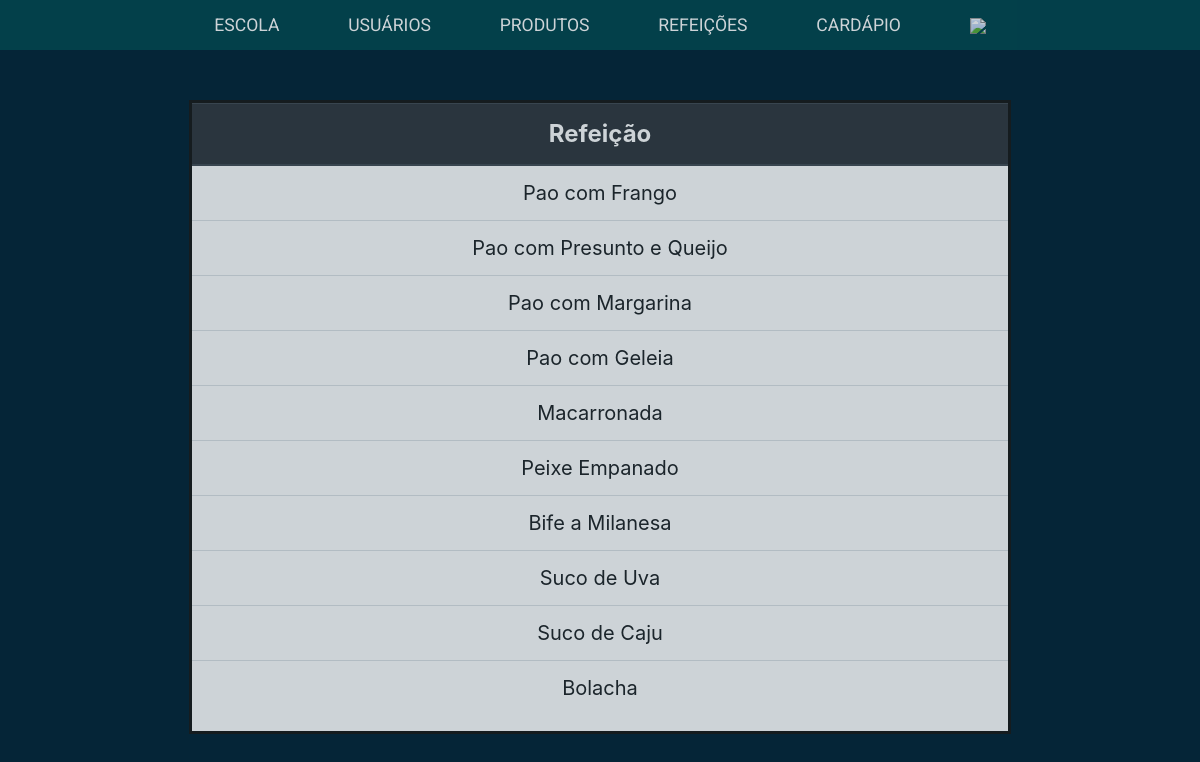
Screenshot of /sec-educacao/refeicao/index.php (signed in) with the database file from the repository.
### tables this page shows
create table Refeicao (
    id int primary key auto_increment,
    nome varchar(64)
);

### sec-educacao/refeicao/index.php (the view, shortened to what this page needs)
<?php
require_once '../../conexao.php';
require_once '../../funcoes-de-cabecalho.php';
$select = "select * from Refeicao";
$query = mysqli_query($conexao, $select);
?>
<table class="table">
    <thead class="thead-dark">
    <th scope="col" colspan="3">Refeição</th>
</thead>
<tbody>
    <?php
    while ($tbl = mysqli_fetch_array($query)) {
        echo "<tr><td>"
        . "".$tbl['nome'].""
        . "</td></tr>";
    }
    ?>
</tbody>
</table>

### estilo/style.css (style rules this page uses)
body { background-color: #052537 !important; text-decoration: none; }
input, td, tr { text-align: center; vertical-align: middle !important; font-weight: 400; }
.table thead th { vertical-align: middle !important; }
@media (min-width: 1200px) { body { height: 100%; width: 100%; background-size: cover; position: relative; text-align-last: center; text-align: center; } }
@media (min-width: 1200px) { tr td { font-size: 20px; } }

### rows the page displays
refeicao: nome "Pao com Frango"
refeicao: nome "Pao com Presunto e Queijo"
refeicao: nome "Pao com Margarina"
refeicao: nome "Pao com Geleia"
refeicao: nome "Macarronada"
refeicao: nome "Peixe Empanado"
refeicao: nome "Bife a Milanesa"
refeicao: nome "Suco de Uva"
refeicao: nome "Suco de Caju"
refeicao: nome "Bolacha"
